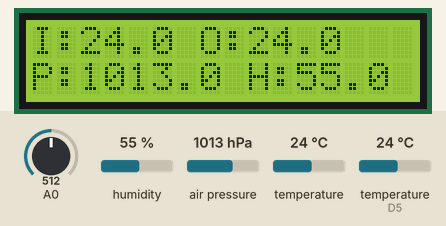
This sketch was run on a simulated ESP8266 (NodeMCU). Parts: 16×2 character LCD. Inputs (shaded band) come from the test bench; at power-on: A0 = 512, humidity 55 %, air pressure 1013 hPa, temperature 24 °C, temperature (sensor on D5) 24 °C. WiFi joins after 1.5 s; servers stay silent unless stated.

Above: at 3.0 s.
3.1 s: A0 set to 983
4.8 s: A0 set to 1019
At 6.1 s:
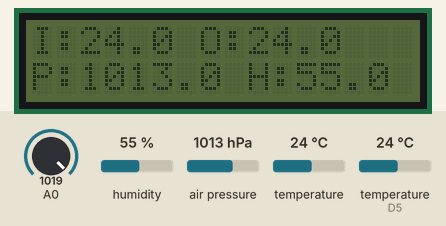
7.1 s: A0 set to 992
At 8.8 s:
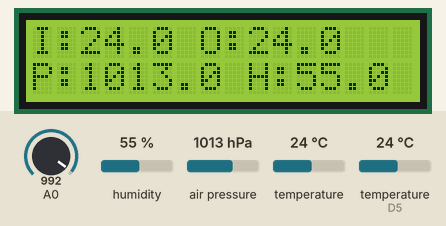
9.1 s: A0 set to 1010
At 10.5 s:
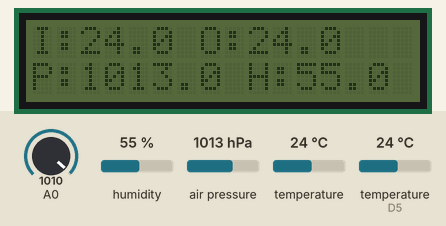
Timing chart, 0 to 12.1 s (numbered marks = the images above; inputs shaded):
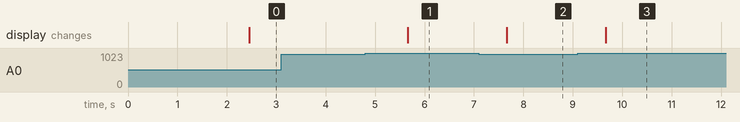

Measured:
- the behaviour switches between 1000 and 1001 on A0 (found by bisection; images 0 and 1)
- after the input at 3.1 s, every drawn part: stays the same
- after the input at 4.8 s, the display: changes after 0.86 s (image 1)
- after the input at 7.1 s, the display: changes after 0.56 s (image 2)
- after the input at 9.1 s, the display: changes after 0.57 s (image 3)

The sketch:

IoTWeatherStation.ino
```cpp
#include <Wire.h>
#include <SFE_BMP180.h>
#include <LiquidCrystal_I2C.h>
#include <DHT.h>
#include "wifi.h"
#include "display_.h"
#include "DS18B20.h"


LiquidCrystal_I2C  lcd(0x27,16,2);
SFE_BMP180 BMP180;
DHT dht(D3, DHT22);
float outsideTemp = 0;
double insideTemp = 0;
double pressure = 0;
float humidity = 0;
int counter = 0;

void setup() {
  Serial.begin(115200);
  Wire.begin();
  BMP180.begin();
  dht.begin();
  lcd.begin();
  lcd.home();
  lcd.print("Connecting...");
  wifisetup();
  lcd.clear();
  lcd.print("Connected!");
  lcd.home();
  getdata();
  delay(200);
}

void loop() {
  getdata();
  updateDisplay(outsideTemp,insideTemp,pressure,humidity);
  thingspeak(outsideTemp,insideTemp,pressure,humidity);
    counter = 0;
    while (counter < 60){
      if (analogRead(A0) > 1000){
        lcd.noBacklight();
      }
      else
      {
        lcd.backlight();
      }
      delay(1000);
      counter++;
    }

}


void getdata(){
  BMP180.startTemperature();
  delay(100);
  BMP180.getTemperature(insideTemp);
  delay(100);
  BMP180.startPressure(0);
  delay(100);
  BMP180.getPressure(pressure,insideTemp);
  outsideTemp = getOutsideTemp();
  insideTemp = dht.readTemperature();
  humidity = dht.readHumidity();
}
```

DS18B20.cpp
```cpp
#include <DallasTemperature.h>
#include <OneWire.h>
#include "DS18B20.h"
OneWire ds(14);
DallasTemperature sensors(&ds);

float getOutsideTemp(){
  sensors.requestTemperatures();
  float outsideTemp = sensors.getTempCByIndex(0);
  return (outsideTemp);
}

 /*if ((MSB & 0x80) == 0x80){//-------------------
  negative = true;
  MSB = ~MSB; //(MSB & 0x07);
  byte temp = LSB;
  temp = ~temp; // This sections of code I added in order to enable reading negative temperatures.
  temp = (temp & 0xF0);
  LSB = LSB & 0x0F;// See the data sheet for the absolutely bizzare way the bytes of negative temps
  LSB = LSB | temp;//are sent, everything but the least significant nibble is inversed.
 }//--------------------------------------------
  tempRead = ((MSB << 8) | LSB); //using two's compliment
  TemperatureSum = tempRead / 16;
  if (negative)//-------------------------------
    TemperatureSum = -TemperatureSum;
 //---------------------------------------------
 return TemperatureSum;*/
```

DS18B20.h
```cpp
#ifndef DS18B20_H
  #define DS18B20_H
  float getOutsideTemp();
#endif
```

display_.cpp
```cpp
#include "display_.h"
#include "DS18B20.h"


void updateDisplay(float &outsideTemp, double &insideTemp, double &pressure, float &humidity){
lcd.print("I:");
lcd.print(insideTemp,1);
lcd.print(" O:");
lcd.print(outsideTemp,1);
lcd.print(" ");
lcd.setCursor( 0, 1 );
lcd.print("P:");
lcd.print(pressure,1);
lcd.print(" H:");
lcd.print(humidity,1);
lcd.home();
}
```

display_.h
```cpp
#ifndef DISPLAY_H
  #define DISPLAY_H
#include <SFE_BMP180.h>
#include <LiquidCrystal_I2C.h>
extern SFE_BMP180 BMP180;
extern LiquidCrystal_I2C lcd;
void updateDisplay(float &outsideTemp, double &insideTemp, double &pressure, float &humidity);
#endif
```

wifi.cpp
```cpp
#include <ESP8266WiFi.h>
#include <SFE_BMP180.h>
#include "DS18B20.h"
extern SFE_BMP180 sensor;

String apiKey = "RFBCQHJY18B1FEDS";
const char* ssid = "SSID";
const char* password = "Password";
const char* server = "api.thingspeak.com";
WiFiClient client;

void wifisetup(){
WiFi.begin(ssid, password);
}

void thingspeak(float &outsideTemp, double &insideTemp, double &pressure, float &humidity){
if (client.connect(server,80)) {
String postStr = apiKey;
postStr +="&field1=";
postStr += String(humidity);
postStr +="&field2=";
postStr += String(outsideTemp);
postStr +="&field3=";
postStr += String(insideTemp);
postStr +="&field4=";
postStr += String(pressure);
postStr += "\r\n\r\n";
client.print("POST /update HTTP/1.1\n");
client.print("Host: api.thingspeak.com\n");
client.print("Connection: close\n");
client.print("X-THINGSPEAKAPIKEY: "+apiKey+"\n");
client.print("Content-Type: application/x-www-form-urlencoded\n");
client.print("Content-Length: ");
client.print(postStr.length());
client.print("\n\n");
client.print(postStr);
}
client.stop();
}
```

wifi.h
```cpp
#ifndef WIFI_H
  #define WIFI_H
void wifisetup();
void thingspeak(float &outsideTemp, double &insideTemp, double &pressure, float &humidity);
#endif
```
